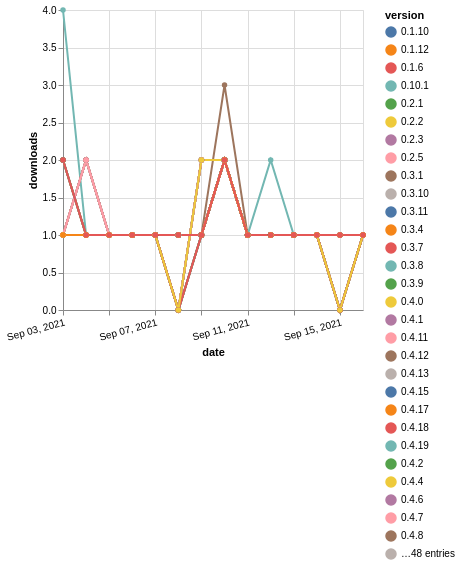

Vega-Lite specification for this chart:
### Vega-Lite specification from a JSON file in a GitHub repository (floating-point values rounded to 4 significant figures; data arrays with more than 128 entries replaced by an {"elided": "..."} marker saying what was removed)
{"$schema": "https://vega.github.io/schema/vega-lite/v5.json", "description": "A simple bar chart with embedded data.", "data": {"values": {"elided": "1078 records"}}, "width": "container", "mark": {"type": "line", "point": {"filled": true}}, "encoding": {"x": {"field": "date", "type": "temporal", "timeUnit": "yearmonthdate", "title": "date", "axis": {"labelAngle": -15}}, "y": {"field": "delta", "type": "quantitative", "title": "downloads"}, "color": {"field": "version", "type": "nominal"}, "tooltip": {"field": "delta"}}}
